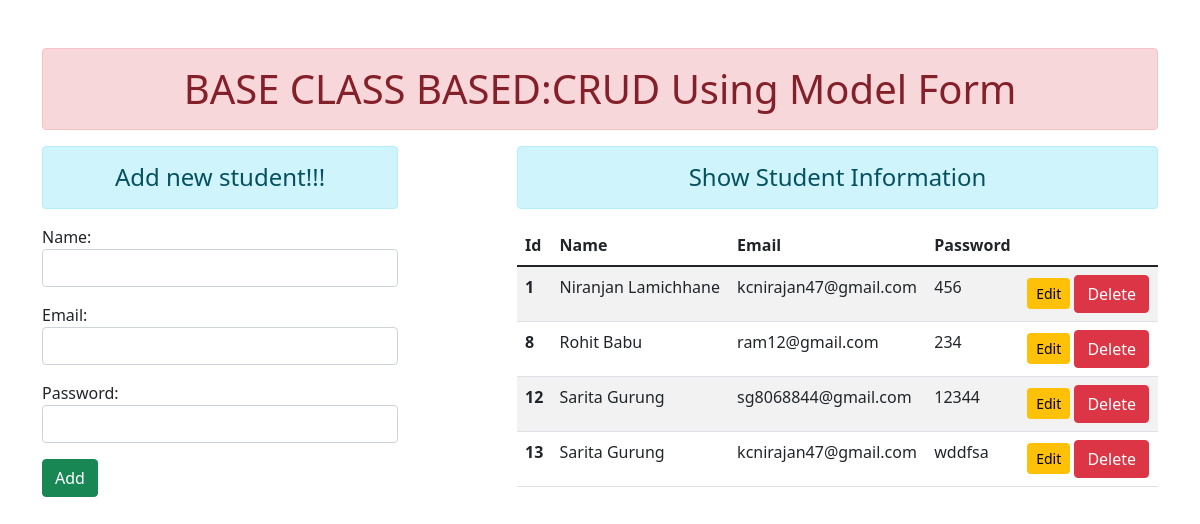
The page / on the database its author committed.
### enroll/models.py (models this page shows)
class User(models.Model):
    name = models.CharField(max_length=30)
    email = models.EmailField(max_length=50)
    password=models.CharField(max_length=100)

### enroll/views.py (the view, shortened to what this page needs)
# urls.py: path('',views.AddnshowView.as_view(),name='addnshow'),
class AddnshowView(TemplateView):
    template_name = 'addandshow.html'
    def get_context_data(self, *args, **kwargs):
        context = super().get_context_data(**kwargs)
        fm = UserForm()
        stud = User.objects.all()
        context = {'form': fm, 'stu': stud}
        return context

### enroll/forms.py
class UserForm(forms.ModelForm):
    password = forms.PasswordInput()
    class Meta:
        model = User
        fields = ['name', 'email', 'password']
        widgets = {
            'name': forms.TextInput(attrs={'class': 'form-control'}),
            'email': forms.TextInput(attrs={'class': 'form-control'}),
            'password': forms.PasswordInput(render_value=True, attrs={'class': 'form-control'})
        }

### templates/addandshow.html (shortened to what this page needs)
{% extends 'base.html' %}
{% block content %}
<div class="row">
 <div class="col-sm-4">
     <h4 class="text-center alert alert-info">Add new student!!!</h4>
    <form action="" method="POST">
        {{ form.as_p }}
        <input type="submit" class="btn btn-success" value="Add">
    </form>
 </div>
 <div class="col-sm-7 offset-1">
     <h4 class="text-center alert alert-info">Show Student Information</h4>
     {% if stu %}
         <table class="table table-striped table-hover">
              <thead>
                <tr>
                  <th scope="col">Id</th>
                  <th scope="col">Name</th>
                  <th scope="col">Email</th>
                  <th scope="col">Password</th>
                </tr>
              </thead>
              <tbody>
              {% for st in stu %}
                <tr>
                  <th scope="row">{{ st.id }}</th>
                  <td>{{ st.name }}</td>
                  <td>{{ st.email }}</td>
                  <td>{{ st.password }}</td>
                  <td>
                      <a href="{% url 'update' st.id %}" class="btn btn-warning btn-sm">Edit</a>
                      <form action="{% url 'deletedata' st.id %}" method="POST" class="d-inline">
                          <input type="submit" class="btn btn-danger" value="Delete">
                      </form>
                  </td>
                </tr>
              {% endfor %}
              </tbody>
            </table>
      {% else %}
         <h4 class="text-center alert alert-warning">No Student Information</h4>
     {% endif %}
 </div>
</div>
{% endblock content %}

### templates/base.html (shortened to what this page needs)
<!doctype html>
<html lang="en">
  <head>
    <link href="https://cdn.jsdelivr.net/npm/bootstrap@5.1.3/dist/css/bootstrap.min.css" rel="stylesheet">
  </head>
  <body>
    <div class="container mt-5">
        <h1 class="text-center alert alert-danger">BASE CLASS BASED:CRUD Using Model Form</h1>
        {% block content %}
        {% endblock content%}
    </div>
  </body>
</html>

### rows shown on the page
User: id "1", name "Niranjan Lamichhane", email "kcnirajan47@gmail.com", password "456"
User: id "8", name "Rohit Babu", email "ram12@gmail.com", password "234"
User: id "12", name "Sarita Gurung", email "sg8068844@gmail.com", password "12344"
User: id "13", name "Sarita Gurung", email "kcnirajan47@gmail.com", password "wddfsa"
